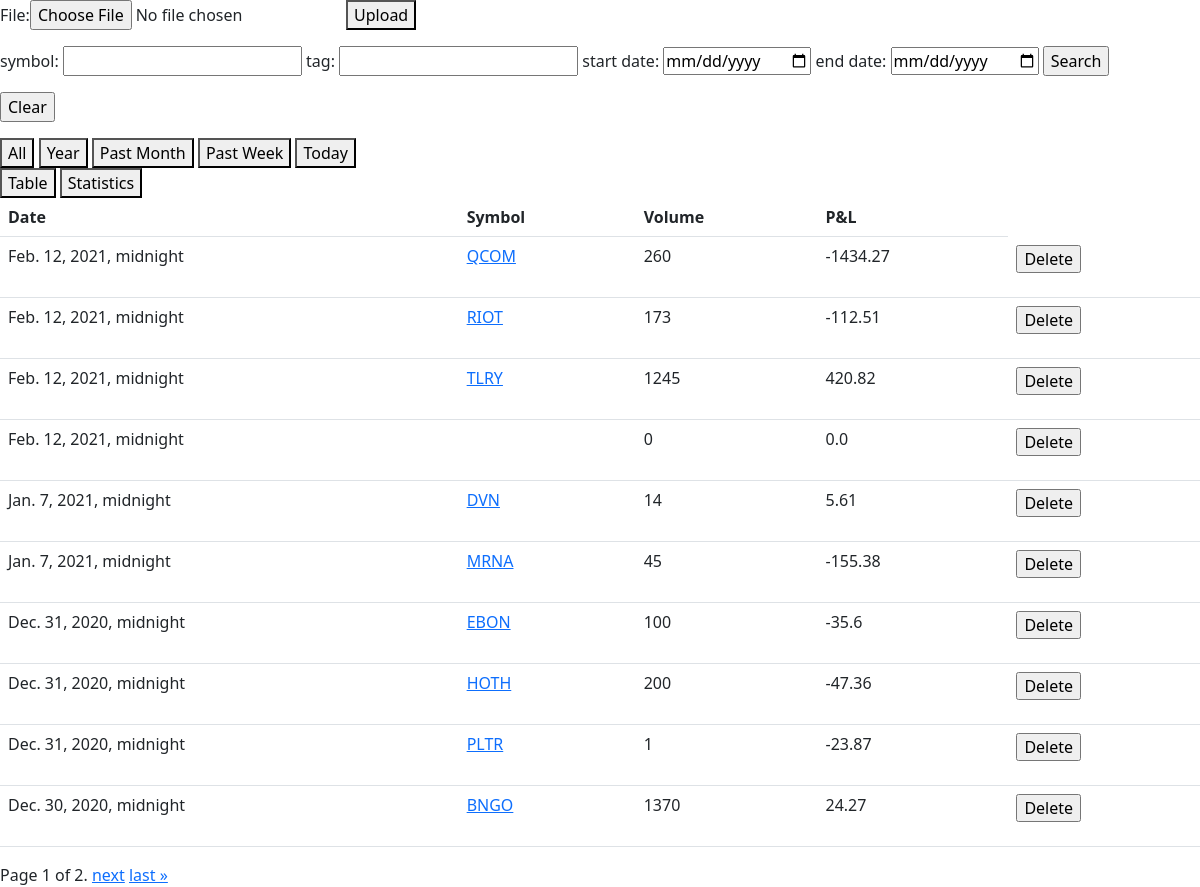
The page / on the database its author committed.
### graphs/models.py (models this page shows)
class Trade(models.Model):
    date = models.DateTimeField('date traded')
    symbol = models.CharField(max_length=10)
    volume = models.IntegerField(default=1)
    pnl = models.FloatField()
    tags = models.ManyToManyField(Tag)
    class Meta:
        ordering = ['date', 'symbol']

### graphs/views.py (the view)
# urls.py: path('', views.index, name='index'),
def index(request):
    current_date = datetime.datetime.now()
    year = datetime.timedelta(days=365)
    month = datetime.timedelta(days=30)
    week = datetime.timedelta(days=7)
    all_trades_list = Trade.objects.order_by('-date').all()
    form = fileForm(request)
    all_pag = Paginator(all_trades_list, 10)
    all_page_number = request.GET.get('allPage')
    all_page_obj = all_pag.get_page(all_page_number)
    past_year = current_date - year
    year_string = "%d-%d-%d" % (past_year.year, past_year.month, past_year.day)
    past_month = current_date - month
    month_string = "%d-%d-%d" % (past_month.year, past_month.month, past_month.day)
    past_week = current_date - week
    week_string = "%d-%d-%d" % (past_week.year, past_week.month, past_week.day)
    today_string = "%d-%d-%d" % (current_date.year, current_date.month, current_date.day)
    context = {'all_trades_list': all_trades_list,
               'all_stats': totals(all_trades_list),
               'form': form,
               'all_page_obj': all_page_obj,
               'is_filtered': False,
               'year_string': year_string,
               'month_string': month_string,
               'week_string': week_string,
               'today_string': today_string,
               }
    return render(request, 'graphs/index.html', context)

### graphs/forms.py
class UploadFileForm(forms.Form):
    file = forms.FileField()

### graphs/views.py (called while the page is built)
def fileForm(request):
    if request.method == 'POST':
        form = UploadFileForm(request.POST, request.FILES)
        print(form)
        if form.is_valid():
            handle_uploaded_file(request.FILES['file'])
        else:
            print('fail')
    else:
        form = UploadFileForm()
    return form

### graphs/templates/graphs/index.html (shortened to what this page needs)
<head>
	{% load static %}
	<link rel="stylesheet" href="{% static 'graphs/css/bootstrap.css' %}"></link>
</head>
<body>
	<div>
		{% include "graphs/upload.html" %}
	</div>
	<div>
		{% include "graphs/trades_filter.html" %}
	</div>
	<div>
		<a href="/"><button>All</button></a>
		<a href="/filter/?symbol_filter=&tag_filter=&start_filter={{ year_string }}&end_filter=&allPage=1"><button>Year</button></a>
		<a href="/filter/?symbol_filter=&tag_filter=&start_filter={{ month_string }}&end_filter=&allPage=1"><button>Past Month</button></a>
		<a href="/filter/?symbol_filter=&tag_filter=&start_filter={{ week_string }}&end_filter=&allPage=1"><button>Past Week</button></a>
		<a href="/filter/?symbol_filter=&tag_filter=&start_filter={{ today_string }}&end_filter=&allPage=1"><button>Today</button></a>
	</div>
	<div>
		<button onclick="switchTab('table_tab')">Table</button>
		<button onclick="switchTab('stats_tab')">Statistics</button>
	</div>
	<div id="all_trades_list_tab">
	{% if all_trades_list %}
		<div id="table_tab" class="trades_tab">
			<table id="allTrades" class= "table" data-show-pagination-switch="true" data-pagination="true">
				<tr>
					<th>Date</th>
					<th>Symbol</th>
					<th>Volume</th>
					<th>P&L</th>
				</tr>
				{% for trade in all_page_obj %}
					<tr>
						<td>{{trade.date}}</td>
						<td><a href="/trades/{{ trade.id }}/">{{trade.symbol}}</a></td>
						<td>{{trade.volume}}</td>
						<td>{{trade.pnl}}</td>
						<td>
							<form action="{% url 'deleteTrade' %}" method="get">
								<input type="submit" value="Delete">
							</form>
						</td>
					</tr>
				{% endfor %}
			</table>
			<div class="pagination">
				<span class="step-links">
					<span class="current">
						Page {{ all_page_obj.number }} of {{ all_page_obj.paginator.num_pages }}.
					</span>
					{% if all_page_obj.has_next %}
						{% if is_filtered %}
							<a href="{{request.get_full_path}}&allPage={{ all_page_obj.next_page_number }}">next</a>
							<a href="{{request.get_full_path}}&allPage={{ all_page_obj.paginator.num_pages }}">last &raquo;</a>
						{% else %}
							<a href="/?allPage={{ all_page_obj.next_page_number }}">next</a>
							<a href="/?allPage={{ all_page_obj.paginator.num_pages }}">last &raquo;</a>
						{% endif %}
					{% endif %}
				</span>
			</div>
		</div>
	{% else %}
		<p> No entries </p>
	{% endif %}
</div>
</body>

### graphs/templates/graphs/upload.html (shortened to what this page needs)
<form method="post" enctype="multipart/form-data">
	{{form}}
	<button type="submit">Upload</button>
</form>

### graphs/templates/graphs/trades_filter.html
<form action="{% url 'filter' %}" method="get">
	<label for="symbol_filter"> symbol: </label>
	<input id="symbol_filter" type="text" name="symbol_filter">
	<label for="tag_filter"> tag: </label>
	<input id="tag_filter" type="text" name="tag_filter">
	<label for="start_filter"> start date: </label>
	<input id="start_filter" type="date" name="start_filter">
	<label for="end_filter"> end date: </label>
	<input id="end_filter" type="date" name="end_filter">
	<input type="submit" value="Search">
</form>
<form action="{% url 'index' %}" method="get">
	<input type="submit" value="Clear">
</form>

### rows shown on the page
Trade: date "Feb. 12, 2021, midnight", symbol "QCOM", volume "260", pnl "-1434.27"
Trade: date "Feb. 12, 2021, midnight", symbol "RIOT", volume "173", pnl "-112.51"
Trade: date "Feb. 12, 2021, midnight", symbol "TLRY", volume "1245", pnl "420.82"
Trade: date "Feb. 12, 2021, midnight", volume "0", pnl "0.0"
Trade: date "Jan. 7, 2021, midnight", symbol "DVN", volume "14", pnl "5.61"
Trade: date "Jan. 7, 2021, midnight", symbol "MRNA", volume "45", pnl "-155.38"
Trade: date "Dec. 31, 2020, midnight", symbol "EBON", volume "100", pnl "-35.6"
Trade: date "Dec. 31, 2020, midnight", symbol "HOTH", volume "200", pnl "-47.36"
Trade: date "Dec. 31, 2020, midnight", symbol "PLTR", volume "1", pnl "-23.87"
Trade: date "Dec. 30, 2020, midnight", symbol "BNGO", volume "1370", pnl "24.27"

### other values the page prints
{{ all_page_obj.number }} "1"
{{ all_page_obj.paginator.num_pages }} "2"
